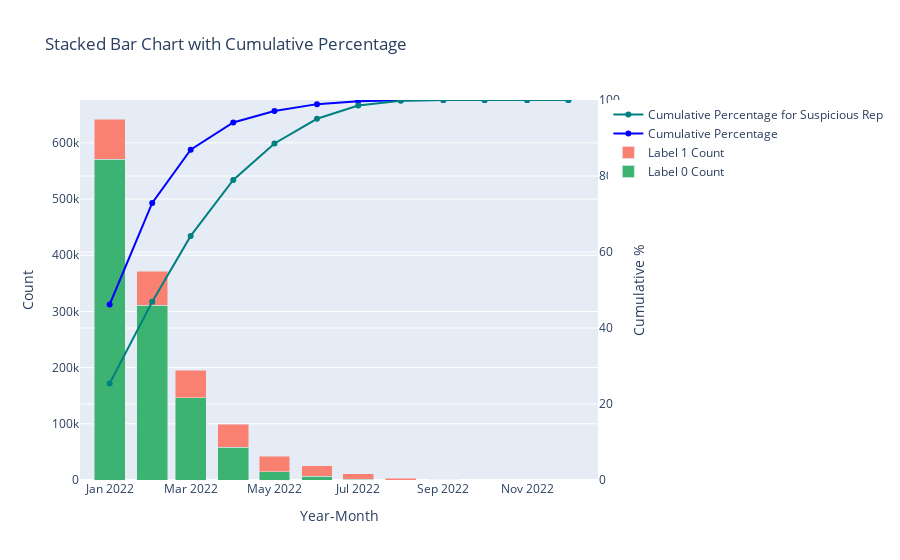

This figure's notebook cell:
### Code cell
plot_graph(aml_entity_summary)

### Figure 1 — Plotly figure (JSON) as saved in the notebook; plotly's stock layout.template omitted (floating-point values rounded to 4 significant figures)
{"data": [{"marker": {"color": "mediumseagreen"}, "name": "Label 0 Count", "type": "bar", "x": ["2022-01", "2022-02", "2022-03", "2022-04", "2022-05", "2022-06", "2022-07", "2022-08", "2022-09", "2022-10", "2022-11", "2022-12"], "y": [570654, 310904, 146146, 57968, 14929, 6582, 1129, 4, 1, 1, 2, 1]}, {"marker": {"color": "salmon"}, "name": "Label 1 Count", "type": "bar", "x": ["2022-01", "2022-02", "2022-03", "2022-04", "2022-05", "2022-06", "2022-07", "2022-08", "2022-09", "2022-10", "2022-11", "2022-12"], "y": [71876, 60738, 49092, 41604, 27199, 18358, 9834, 3522, 619, 0, 1, 0]}, {"line": {"color": "blue"}, "mode": "lines+markers", "name": "Cumulative Percentage", "type": "scatter", "x": ["2022-01", "2022-02", "2022-03", "2022-04", "2022-05", "2022-06", "2022-07", "2022-08", "2022-09", "2022-10", "2022-11", "2022-12"], "y": [46.19, 72.9, 86.94, 94.09, 97.12, 98.91, 99.7, 99.96, 100.0, 100.0, 100.0, 100.0], "yaxis": "y2"}, {"line": {"color": "teal"}, "mode": "lines+markers", "name": "Cumulative Percentage for Suspicious Rep", "type": "scatter", "x": ["2022-01", "2022-02", "2022-03", "2022-04", "2022-05", "2022-06", "2022-07", "2022-08", "2022-09", "2022-10", "2022-11", "2022-12"], "y": [25.41, 46.89, 64.24, 78.95, 88.57, 95.06, 98.54, 99.78, 100.0, 100.0, 100.0, 100.0], "yaxis": "y2"}], "layout": {"barmode": "stack", "title": {"text": "Stacked Bar Chart with Cumulative Percentage"}, "xaxis": {"title": {"text": "Year-Month"}}, "yaxis": {"title": {"text": "Count"}}, "yaxis2": {"overlaying": "y", "range": [0, 100], "side": "right", "title": {"text": "Cumulative %"}}}}
